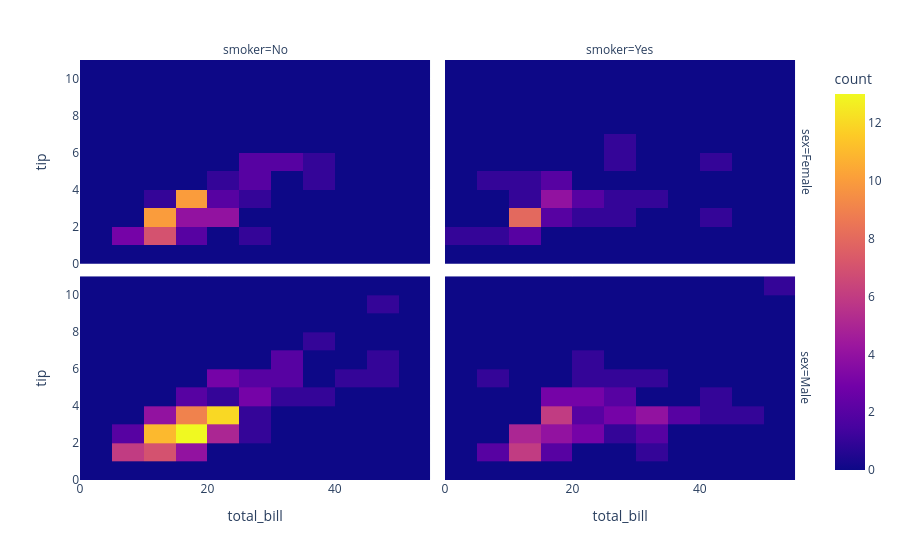

The code cell stored with this chart in its notebook:
### Code cell
df = px.data.tips()

fig = px.density_heatmap(df, x="total_bill", y="tip", facet_row="sex", facet_col="smoker")
fig.show()

### Figure 1 — Plotly figure (JSON) as saved in the notebook; plotly's stock layout.template omitted (floating-point values rounded to 4 significant figures)
{"data": [{"coloraxis": "coloraxis", "hovertemplate": "sex=Female<br>smoker=No<br>total_bill=%{x}<br>tip=%{y}<br>count=%{z}<extra></extra>", "name": "", "type": "histogram2d", "x": [16.99, 24.59, 35.26, 14.83, 10.33, 16.97, 20.29, 15.77, 19.65, 15.06, 20.69, 16.93, 10.29, 34.81, 26.41, 16.45, 17.07, 14.73, 10.07, 34.83, 22.75, 20.92, 7.25, 25.71, 17.31, 10.65, 12.43, 24.08, 13.42, 12.48, 29.8, 14.52, 11.38, 20.27, 11.17, 12.26, 18.26, 8.51, 10.33, 14.15, 13.16, 17.47, 27.05, 16.43, 8.35, 18.64, 11.87, 29.85, 25.0, 13.39, 16.21, 15.98, 35.83, 18.78], "xaxis": "x3", "xbingroup": "x", "y": [1.01, 3.61, 5.0, 3.02, 1.67, 3.5, 2.75, 2.23, 3.0, 3.0, 2.45, 3.07, 2.6, 5.2, 1.5, 2.47, 3.0, 2.2, 1.83, 5.17, 3.25, 4.08, 1.0, 4.0, 3.5, 1.5, 1.8, 2.92, 1.68, 2.52, 4.2, 2.0, 2.0, 2.83, 1.5, 2.0, 3.25, 1.25, 2.0, 2.0, 2.75, 3.5, 5.0, 2.3, 1.5, 1.36, 1.63, 5.14, 3.75, 2.61, 2.0, 3.0, 4.67, 3.0], "yaxis": "y3", "ybingroup": "y"}, {"coloraxis": "coloraxis", "hovertemplate": "sex=Female<br>smoker=Yes<br>total_bill=%{x}<br>tip=%{y}<br>count=%{z}<extra></extra>", "name": "", "type": "histogram2d", "x": [3.07, 26.86, 25.28, 5.75, 16.32, 11.35, 15.38, 44.3, 22.42, 14.31, 17.51, 10.59, 10.63, 9.6, 20.9, 18.15, 19.81, 43.11, 13.0, 12.74, 13.0, 16.4, 16.47, 12.76, 13.27, 28.17, 12.9, 30.14, 13.42, 16.27, 10.09, 22.12, 27.18], "xaxis": "x4", "xbingroup": "x", "y": [1.0, 3.14, 5.0, 1.0, 4.3, 2.5, 3.0, 2.5, 3.48, 4.0, 3.0, 1.61, 2.0, 4.0, 3.5, 3.5, 4.19, 5.0, 2.0, 2.01, 2.0, 2.5, 3.23, 2.23, 2.5, 6.5, 1.1, 3.09, 3.48, 2.5, 2.0, 2.88, 2.0], "yaxis": "y4", "ybingroup": "y"}, {"coloraxis": "coloraxis", "hovertemplate": "sex=Male<br>smoker=No<br>total_bill=%{x}<br>tip=%{y}<br>count=%{z}<extra></extra>", "name": "", "type": "histogram2d", "x": [10.34, 21.01, 23.68, 25.29, 8.77, 26.88, 15.04, 14.78, 10.27, 15.42, 18.43, 21.58, 16.29, 20.65, 17.92, 39.42, 19.82, 17.81, 13.37, 12.69, 21.7, 9.55, 18.35, 17.78, 24.06, 16.31, 18.69, 31.27, 16.04, 17.46, 13.94, 9.68, 30.4, 18.29, 22.23, 32.4, 28.55, 18.04, 12.54, 9.94, 25.56, 19.49, 48.27, 17.59, 20.08, 20.23, 12.02, 10.51, 27.2, 22.76, 17.29, 16.66, 15.98, 13.03, 18.28, 24.71, 21.16, 22.49, 12.46, 18.24, 14.0, 38.07, 23.95, 29.93, 11.69, 14.26, 15.95, 8.52, 22.82, 19.08, 34.3, 41.19, 9.78, 7.51, 14.07, 13.13, 17.26, 24.55, 19.77, 48.17, 16.49, 21.5, 12.66, 13.81, 24.52, 20.76, 31.71, 20.69, 7.56, 48.33, 20.45, 13.28, 11.61, 10.77, 10.07, 29.03, 17.82], "xaxis": "x", "xbingroup": "x", "y": [1.66, 3.5, 3.31, 4.71, 2.0, 3.12, 1.96, 3.23, 1.71, 1.57, 3.0, 3.92, 3.71, 3.35, 4.08, 7.58, 3.18, 2.34, 2.0, 2.0, 4.3, 1.45, 2.5, 3.27, 3.6, 2.0, 2.31, 5.0, 2.24, 2.54, 3.06, 1.32, 5.6, 3.0, 5.0, 6.0, 2.05, 3.0, 2.5, 1.56, 4.34, 3.51, 6.73, 2.64, 3.15, 2.01, 1.97, 1.25, 4.0, 3.0, 2.71, 3.4, 2.03, 2.0, 4.0, 5.85, 3.0, 3.5, 1.5, 3.76, 3.0, 4.0, 2.55, 5.07, 2.31, 2.5, 2.0, 1.48, 2.18, 1.5, 6.7, 5.0, 1.73, 2.0, 2.5, 2.0, 2.74, 2.0, 2.0, 5.0, 2.0, 3.5, 2.5, 2.0, 3.48, 2.24, 4.5, 5.0, 1.44, 9.0, 3.0, 2.72, 3.39, 1.47, 1.25, 5.92, 1.75], "yaxis": "y", "ybingroup": "y"}, {"coloraxis": "coloraxis", "hovertemplate": "sex=Male<br>smoker=Yes<br>total_bill=%{x}<br>tip=%{y}<br>count=%{z}<extra></extra>", "name": "", "type": "histogram2d", "x": [38.01, 11.24, 20.29, 13.81, 11.02, 18.29, 15.01, 17.92, 19.44, 32.68, 28.97, 40.17, 27.28, 12.03, 21.01, 15.36, 20.49, 25.21, 16.0, 50.81, 15.81, 7.25, 31.85, 16.82, 32.9, 17.89, 14.48, 34.63, 34.65, 23.33, 45.35, 23.17, 40.55, 30.46, 23.1, 15.69, 28.44, 15.48, 16.58, 10.34, 13.51, 18.71, 20.53, 26.59, 38.73, 24.27, 30.06, 25.89, 28.15, 11.59, 7.74, 12.16, 8.58, 13.42, 24.01, 15.69, 15.53, 12.6, 32.83, 22.67], "xaxis": "x2", "xbingroup": "x", "y": [3.0, 1.76, 3.21, 2.0, 1.98, 3.76, 2.09, 3.08, 3.0, 5.0, 3.0, 4.73, 4.0, 1.5, 3.0, 1.64, 4.06, 4.29, 2.0, 10.0, 3.16, 5.15, 3.18, 4.0, 3.11, 2.0, 2.0, 3.55, 3.68, 5.65, 3.5, 6.5, 3.0, 2.0, 4.0, 1.5, 2.56, 2.02, 4.0, 2.0, 2.0, 4.0, 4.0, 3.41, 3.0, 2.03, 2.0, 5.16, 3.0, 1.5, 1.44, 2.2, 1.92, 1.58, 2.0, 3.0, 3.0, 1.0, 1.17, 2.0], "yaxis": "y2", "ybingroup": "y"}], "layout": {"annotations": [{"font": {}, "showarrow": false, "text": "smoker=No", "x": 0.24, "xanchor": "center", "xref": "paper", "y": 1, "yanchor": "bottom", "yref": "paper"}, {"font": {}, "showarrow": false, "text": "smoker=Yes", "x": 0.74, "xanchor": "center", "xref": "paper", "y": 1, "yanchor": "bottom", "yref": "paper"}, {"font": {}, "showarrow": false, "text": "sex=Male", "textangle": 90, "x": 0.98, "xanchor": "left", "xref": "paper", "y": 0.2425, "yanchor": "middle", "yref": "paper"}, {"font": {}, "showarrow": false, "text": "sex=Female", "textangle": 90, "x": 0.98, "xanchor": "left", "xref": "paper", "y": 0.7575, "yanchor": "middle", "yref": "paper"}], "coloraxis": {"colorbar": {"title": {"text": "count"}}, "colorscale": [[0, "#0d0887"], [0.1111, "#46039f"], [0.2222, "#7201a8"], [0.3333, "#9c179e"], [0.4444, "#bd3786"], [0.5556, "#d8576b"], [0.6667, "#ed7953"], [0.7778, "#fb9f3a"], [0.8889, "#fdca26"], [1, "#f0f921"]]}, "legend": {"tracegroupgap": 0}, "margin": {"t": 60}, "xaxis": {"anchor": "y", "domain": [0, 0.48], "title": {"text": "total_bill"}}, "xaxis2": {"anchor": "y2", "domain": [0.5, 0.98], "matches": "x", "title": {"text": "total_bill"}}, "xaxis3": {"anchor": "y3", "domain": [0, 0.48], "matches": "x", "showticklabels": false}, "xaxis4": {"anchor": "y4", "domain": [0.5, 0.98], "matches": "x", "showticklabels": false}, "yaxis": {"anchor": "x", "domain": [0, 0.485], "title": {"text": "tip"}}, "yaxis2": {"anchor": "x2", "domain": [0, 0.485], "matches": "y", "showticklabels": false}, "yaxis3": {"anchor": "x3", "domain": [0.515, 1], "matches": "y", "title": {"text": "tip"}}, "yaxis4": {"anchor": "x4", "domain": [0.515, 1], "matches": "y", "showticklabels": false}}}
